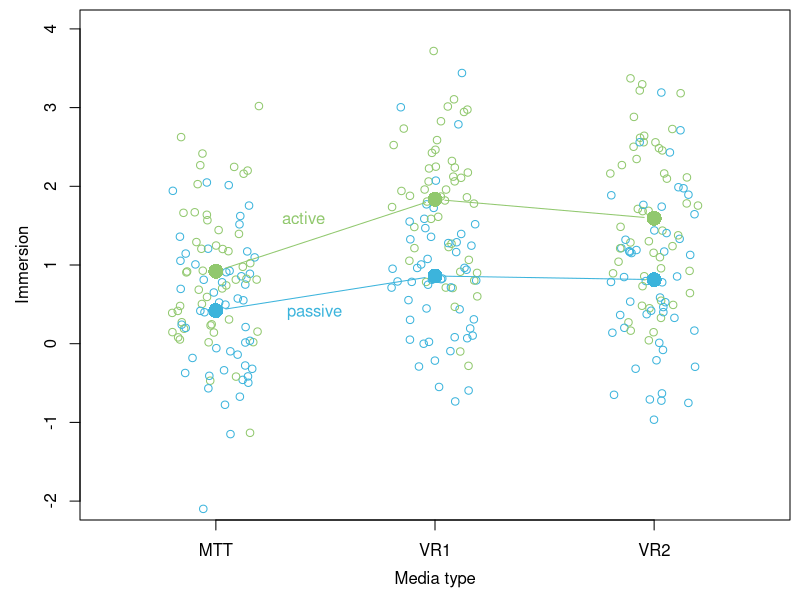
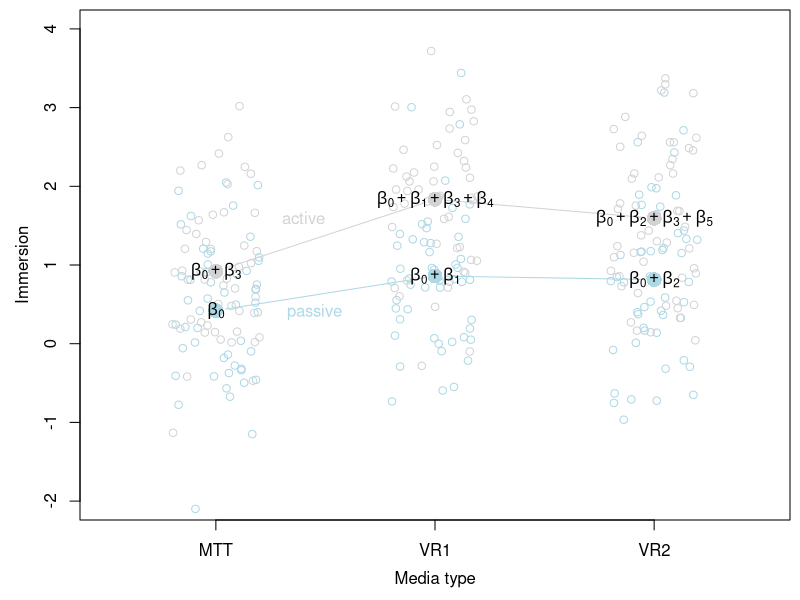

Here is the R script that generated these plots, in order:
#' ---
#' title: "Understanding categorical predictors in a mixed-effects model"
#' author: "Nora Wickelmaier"
#' date: "`r Sys.Date()`"
#' categories:
#'   - R
#'   - Categorical predictors
#'   - Mixed Models
#' output:
#'   github_document:
#'     preserve_yaml: true
#' ---

#+ include = FALSE
# rmarkdown::render("design.R", output_options = list(code_download=TRUE))
# rmarkdown::render("design.R", output_format = "github_document", output_dir = "../_posts")
knitr::opts_chunk$set(message = FALSE, warning = FALSE, fig.align = "center", fig.path = paste0("../figures/", Sys.Date(), "_"))


#'
#' This post is meant to give you a better understanding how to interpret
#' parameters for categorical predictors in a mixed-effects model. Understanding
#' what the parameters mean is helpful when simulating data, e.g., for power
#' simulations.

#+

#' # Example
#'
#' This is an example where three different media are compared to each other: A
#' Multi-Touch Table (MTT) and two different Virtual Reality conditions (VR1 and
#' VR2). These are all presented to every subject (within-factor `mediatype`).
#' Additionally, we have a between-factor `interaction` with levels `passive`
#' and `active`. Subjects can either actively interact for all media types or
#' they can just passively look at things presented to them with the three
#' different media types. The dependent varible is immersion. Subjects should
#' feel more immersed when actively interacting and Virtual Reality should also
#' lead to more immersion than a Multi-Touch Table.

#+ data, fig.height = 5, fig.width = 6
library(lme4)

# Data simulation for a 2 (between) x 3 (within) design
set.seed(1046)
n <- 100
dat <- data.frame(id = factor(rep(1:n, each = 3)),
                  mediatype = factor(c("MTT", "VR1", "VR2")),
                  interaction = factor(rep(c("active", "passive"), each = 3),
                                       levels = c("passive", "active"))
                  )

## Set parameters
beta  <- c(.5, .2, .3, .4, .7, .4)
sigma <- .8
spi   <- .5
theta <- spi / sigma

## Simulate data
dat$y <- simulate(~ 1 + mediatype + interaction + mediatype:interaction +
                  (1 | id),
                  newparam = list(beta = beta, theta = theta, sigma = sigma),
                  newdata = dat)$sim_1

## Visualize simulated data
datm <- aggregate(y ~ mediatype + interaction, data = dat, FUN = mean)

colors <- c("#3CB4DC", "#91C86E")

par(mai = c(.8, .8, .1, .1), mgp = c(2.4, 1, 0))
plot(y ~ I(1:3), datm[datm$interaction == "passive", ],
     xlab = "Media type",
     ylab = "Immersion",
     xlim = c(0.5, 3.5),
     ylim = c(-2, 4),
     axes = FALSE,
     type = "n")
axis(1, at = 1:3, labels = c("MTT", "VR1", "VR2"))
axis(2)
box()
points(y ~ jitter(as.numeric(mediatype)), dat, col = colors[dat$interaction])
points(y ~ I(1:3), datm[datm$interaction == "passive", ], col = colors[1], type = "b", pch = 16, cex = 2)
points(y ~ I(1:3), datm[datm$interaction == "active", ], col = colors[2], type = "b", pch = 16, cex = 2)
text(1.45, 0.4, "passive", col = colors[1])
text(1.4, 1.6, "active", col = colors[2])

#' # Linear mixed-effects model
#'
#' The following model will be fitted to the data.
#' $$y = \beta_0 +
#'        \beta_1 mediatype_{VR1} +
#'        \beta_2 mediatype_{VR2} +
#'        \beta_3 interaction_{active} +
#'        \beta_4 (mediatype_{VR1} \times interaction_{active}) +
#'        \beta_5 (mediatype_{VR2} \times interaction_{active}) +
#'        \upsilon_0 +
#'        \varepsilon$$
#' with $\upsilon_0 \sim N(0, \sigma^2_{\upsilon_0})$ and 
#' $\varepsilon \sim N(0, \sigma^2_{\varepsilon})$


## Fit linear mixed-effects model
m1 <- lmer(y ~ 1 + mediatype + interaction + mediatype:interaction + (1| id),
           data = dat)

tab <- summary(m1)$coef
ci  <- confint(m1)
knitr::kable(round(cbind(tab, ci[3:8, ]), 3))


#' # Implied model formulae
#'
#' The two categorical predictors are dummy coded. For `interaction` the level
#' `passive` is set as reference category. The dummy variable
#' $interaction_{active}$ is therefore 0 for `passive` and 1 for `active`.

contrasts(dat$interaction)

#'
#' The three level factor `mediatype` is represented by two dummy variables,
#' namely $mediatype_{VR1}$ and $mediatype_{VR2}$. Since `MTT` is the reference
#' category, the coding scheme is as folows.

contrasts(dat$mediatype)

#'
#' When we plug these dummy variables into the model formula from above, we get
#' a model formula for each data point of the aggregated data set.
#'
#' $$\begin{align*}
#'    y_{11} & = \beta_0 +                               \upsilon_0 + \varepsilon & \text{mean for both reference categories (MTT and passive)}\\
#'    y_{12} & = \beta_0 + \beta_1 +                     \upsilon_0 + \varepsilon & \text{effect when going from MTT to VR1 for passive}\\
#'    y_{13} & = \beta_0 + \beta_2 +                     \upsilon_0 + \varepsilon & \text{effect when going from MTT to VR2 for passive}\\
#'    y_{21} & = \beta_0 + \beta_3 +                     \upsilon_0 + \varepsilon & \text{effect when goinf from passive to active for MTT}\\
#'    y_{22} & = \beta_0 + \beta_1 + \beta_3 + \beta_4 + \upsilon_0 + \varepsilon & \text{effect when going from MTT to VR1 for active}\\
#'    y_{23} & = \beta_0 + \beta_2 + \beta_3 + \beta_5 + \upsilon_0 + \varepsilon & \text{effect when going from MTT to VR2 for active}\\
#' \end{align*}$$
#'

#' # Compare to plot

#+ plot, echo = FALSE, fig.height = 5, fig.width = 6, fig.show = "hide"
# datm$pred <- predict(m1,
#         newdata = data.frame(id = 1,
#                              mediatype = levels(dat$mediatype),
#                              interaction = rep(levels(dat$interaction), each = 3)
#                              ),
#         re.form = NA)

datm$pred <- c(fixef(m1)[1],
               fixef(m1)[1] + fixef(m1)[2],
               fixef(m1)[1] + fixef(m1)[3],
               fixef(m1)[1] + fixef(m1)[4],
               fixef(m1)[1] + fixef(m1)[2] + fixef(m1)[4] + fixef(m1)[5],
               fixef(m1)[1] + fixef(m1)[3] + fixef(m1)[4] + fixef(m1)[6])

colors <- c("lightblue", "lightgray")

par(mai = c(.8, .8, .1, .1), mgp = c(2.4, 1, 0))
plot(y ~ I(1:3), datm[datm$interaction == "passive", ],
     xlab = "Media type",
     ylab = "Immersion",
     xlim = c(0.5, 3.5),
     ylim = c(-2, 4),
     axes = FALSE,
     type = "n")

axis(1, at = 1:3, labels = c("MTT", "VR1", "VR2"))
axis(2)
box()

points(y ~ jitter(as.numeric(mediatype)), dat, col = colors[dat$interaction])

points(y ~ I(1:3), datm[datm$interaction == "passive", ], col = colors[1], type = "b", pch = 16, cex = 2)
points(y ~ I(1:3), datm[datm$interaction == "active", ], col = colors[2], type = "b", pch = 16, cex = 2)

text(1.45, 0.4, "passive", col = colors[1])
text(1.4, 1.6, "active", col = colors[2])

text(1, datm$y[datm$interaction == "passive" & datm$mediatype == "MTT"],
     expression(beta[0]))
text(2, datm$y[datm$interaction == "passive" & datm$mediatype == "VR1"],
     expression(beta[0] + beta[1]))
text(3, datm$y[datm$interaction == "passive" & datm$mediatype == "VR2"],
     expression(beta[0] + beta[2]))
text(1, datm$y[datm$interaction == "active" & datm$mediatype == "MTT"],
     expression(beta[0] + beta[3]))
text(2, datm$y[datm$interaction == "active" & datm$mediatype == "VR1"],
     expression(beta[0] + beta[1] + beta[3] + beta[4]))
text(3, datm$y[datm$interaction == "active" & datm$mediatype == "VR2"],
     expression(beta[0] + beta[2] + beta[3] + beta[5]))

#'
#' `r paste0("![image](/figures/", Sys.Date(), "_plot-1.png)")`
#'

#+

#' # Session info

sessionInfo()

